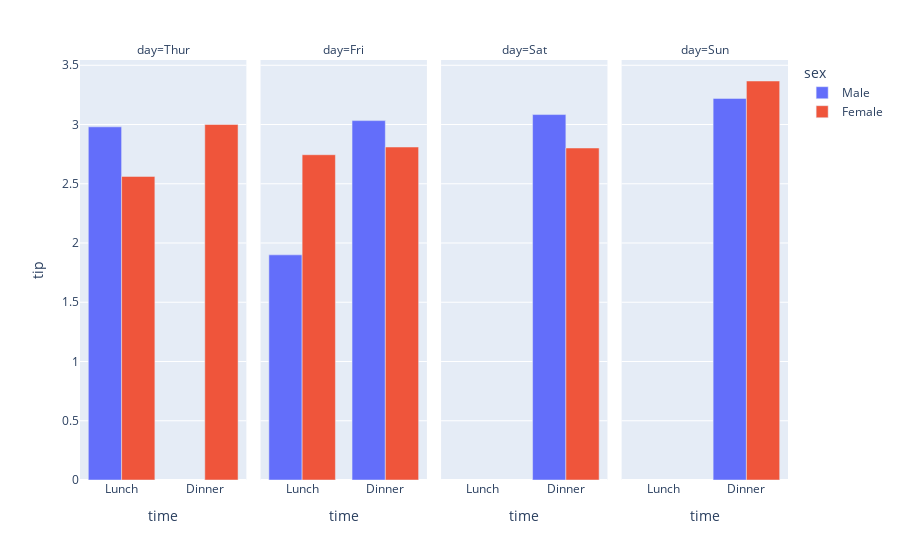

The cell this chart's notebook holds for it:
### Markdown cell above
#### Plot

### Code cell
xp.bar(data_frame=df_tip2, x='time', y='tip', color='sex', barmode='group', facet_col='day')

### Figure 1 — Plotly figure (JSON) as saved in the notebook; plotly's stock layout.template omitted (floating-point values rounded to 4 significant figures)
{"data": [{"alignmentgroup": "True", "hovertemplate": "sex=Male<br>day=Thur<br>time=%{x}<br>tip=%{y}<extra></extra>", "legendgroup": "Male", "marker": {"color": "#636efa", "pattern": {"shape": ""}}, "name": "Male", "offsetgroup": "Male", "orientation": "v", "showlegend": true, "textposition": "auto", "type": "bar", "x": ["Lunch", "Dinner"], "xaxis": "x", "y": [2.98, null], "yaxis": "y"}, {"alignmentgroup": "True", "hovertemplate": "sex=Male<br>day=Fri<br>time=%{x}<br>tip=%{y}<extra></extra>", "legendgroup": "Male", "marker": {"color": "#636efa", "pattern": {"shape": ""}}, "name": "Male", "offsetgroup": "Male", "orientation": "v", "showlegend": false, "textposition": "auto", "type": "bar", "x": ["Lunch", "Dinner"], "xaxis": "x2", "y": [1.9, 3.033], "yaxis": "y2"}, {"alignmentgroup": "True", "hovertemplate": "sex=Male<br>day=Sat<br>time=%{x}<br>tip=%{y}<extra></extra>", "legendgroup": "Male", "marker": {"color": "#636efa", "pattern": {"shape": ""}}, "name": "Male", "offsetgroup": "Male", "orientation": "v", "showlegend": false, "textposition": "auto", "type": "bar", "x": ["Lunch", "Dinner"], "xaxis": "x3", "y": [null, 3.084], "yaxis": "y3"}, {"alignmentgroup": "True", "hovertemplate": "sex=Male<br>day=Sun<br>time=%{x}<br>tip=%{y}<extra></extra>", "legendgroup": "Male", "marker": {"color": "#636efa", "pattern": {"shape": ""}}, "name": "Male", "offsetgroup": "Male", "orientation": "v", "showlegend": false, "textposition": "auto", "type": "bar", "x": ["Lunch", "Dinner"], "xaxis": "x4", "y": [null, 3.22], "yaxis": "y4"}, {"alignmentgroup": "True", "hovertemplate": "sex=Female<br>day=Thur<br>time=%{x}<br>tip=%{y}<extra></extra>", "legendgroup": "Female", "marker": {"color": "#EF553B", "pattern": {"shape": ""}}, "name": "Female", "offsetgroup": "Female", "orientation": "v", "showlegend": true, "textposition": "auto", "type": "bar", "x": ["Lunch", "Dinner"], "xaxis": "x", "y": [2.562, 3], "yaxis": "y"}, {"alignmentgroup": "True", "hovertemplate": "sex=Female<br>day=Fri<br>time=%{x}<br>tip=%{y}<extra></extra>", "legendgroup": "Female", "marker": {"color": "#EF553B", "pattern": {"shape": ""}}, "name": "Female", "offsetgroup": "Female", "orientation": "v", "showlegend": false, "textposition": "auto", "type": "bar", "x": ["Lunch", "Dinner"], "xaxis": "x2", "y": [2.745, 2.81], "yaxis": "y2"}, {"alignmentgroup": "True", "hovertemplate": "sex=Female<br>day=Sat<br>time=%{x}<br>tip=%{y}<extra></extra>", "legendgroup": "Female", "marker": {"color": "#EF553B", "pattern": {"shape": ""}}, "name": "Female", "offsetgroup": "Female", "orientation": "v", "showlegend": false, "textposition": "auto", "type": "bar", "x": ["Lunch", "Dinner"], "xaxis": "x3", "y": [null, 2.802], "yaxis": "y3"}, {"alignmentgroup": "True", "hovertemplate": "sex=Female<br>day=Sun<br>time=%{x}<br>tip=%{y}<extra></extra>", "legendgroup": "Female", "marker": {"color": "#EF553B", "pattern": {"shape": ""}}, "name": "Female", "offsetgroup": "Female", "orientation": "v", "showlegend": false, "textposition": "auto", "type": "bar", "x": ["Lunch", "Dinner"], "xaxis": "x4", "y": [null, 3.367], "yaxis": "y4"}], "layout": {"annotations": [{"font": {}, "showarrow": false, "text": "day=Thur", "x": 0.1175, "xanchor": "center", "xref": "paper", "y": 1, "yanchor": "bottom", "yref": "paper"}, {"font": {}, "showarrow": false, "text": "day=Fri", "x": 0.3725, "xanchor": "center", "xref": "paper", "y": 1, "yanchor": "bottom", "yref": "paper"}, {"font": {}, "showarrow": false, "text": "day=Sat", "x": 0.6275, "xanchor": "center", "xref": "paper", "y": 1, "yanchor": "bottom", "yref": "paper"}, {"font": {}, "showarrow": false, "text": "day=Sun", "x": 0.8825, "xanchor": "center", "xref": "paper", "y": 1, "yanchor": "bottom", "yref": "paper"}], "autosize": true, "barmode": "group", "legend": {"title": {"text": "sex"}, "tracegroupgap": 0}, "margin": {"t": 60}, "xaxis": {"anchor": "y", "autorange": true, "domain": [0, 0.235], "range": [-0.5, 1.5], "title": {"text": "time"}, "type": "category"}, "xaxis2": {"anchor": "y2", "autorange": true, "domain": [0.255, 0.49], "matches": "x", "range": [-0.5, 1.5], "title": {"text": "time"}, "type": "category"}, "xaxis3": {"anchor": "y3", "autorange": true, "domain": [0.51, 0.745], "matches": "x", "range": [-0.5, 1.5], "title": {"text": "time"}, "type": "category"}, "xaxis4": {"anchor": "y4", "autorange": true, "domain": [0.765, 1.0], "matches": "x", "range": [-0.5, 1.5], "title": {"text": "time"}, "type": "category"}, "yaxis": {"anchor": "x", "autorange": true, "domain": [0, 1], "range": [0, 3.544], "title": {"text": "tip"}, "type": "linear"}, "yaxis2": {"anchor": "x2", "autorange": true, "domain": [0, 1], "matches": "y", "range": [0, 3.544], "showticklabels": false, "type": "linear"}, "yaxis3": {"anchor": "x3", "autorange": true, "domain": [0, 1], "matches": "y", "range": [0, 3.544], "showticklabels": false, "type": "linear"}, "yaxis4": {"anchor": "x4", "autorange": true, "domain": [0, 1], "matches": "y", "range": [0, 3.544], "showticklabels": false, "type": "linear"}}}
